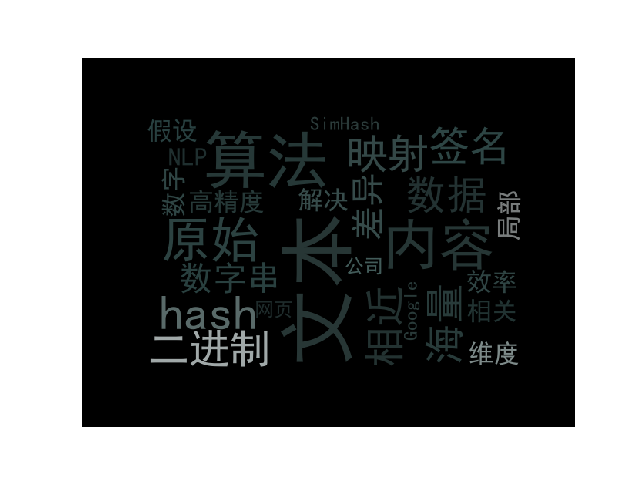

Here is the Python script that generated this plot:
#!/usr/bin/env python3
# coding: utf-8

# Author: Xining Zhao
# Date: 2020-5-21

from __future__ import (absolute_import, division, print_function,
                        unicode_literals)

import jieba.posseg as pseg
import os
import collections
import numpy as np
from string import punctuation
import re
import wordcloud # 词云展示库
from PIL import Image # 图像处理库
import matplotlib.pyplot as plt
import WordCloud.word_cloud.conf as conf
from WordCloud.word_cloud.segmentation import WordSegmentation

def get_default_wc_background():
    d = os.path.dirname(os.path.realpath(__file__))
    return os.path.join(d, 'wc.png')

def get_default_wc_save_path():
    save_path = os.path.dirname(os.path.realpath(__file__))
    return save_path

def get_default_wc_name():
    return "word_cloud.png"

def get_default_font_path():
    file_path = os.path.dirname(os.path.realpath(__file__))
    font_path = os.path.join(file_path, "SimHei.ttf")
    return font_path

class WordCloud(object):

    def __init__(self, stop_words_file = None,
                 allow_speech_tags = conf.allow_speech_tags,
                 wc_background = None,
                 font_path = None,
                 max_words = 200,
                 max_font_size = 100,
                 save_path = None,
                 wc_name = None,
                 topK = 10):
        """
        :param stop_words_file:  -- str，停用词文件路径，若不是str则使用默认停用词文件
        :param allow_speech_tags:  -- 词性列表
        :param wc_background: 词云图背景图片
        :param max_words: 最多显示词数，默认200
        :param max_font_size: 字体最大值，默认100
        :param save_path: 词云图保存地址，默认当前文件夹
        """
        self.seg = WordSegmentation(stop_words_file=stop_words_file,
                                    allow_speech_tags=allow_speech_tags)
        self.wc_background = get_default_wc_background()
        if type(wc_background) is str:
            self.wc_background = wc_background
        self.font_path = get_default_font_path()
        if type(font_path) is str:
            self.font_path = font_path
        self.max_words = max_words
        self.max_font_size = max_font_size
        self.save_path = get_default_wc_save_path()
        if type(save_path) is str:
            self.save_path = save_path
        self.wc_name = get_default_wc_name()
        if type(wc_name) is str:
            self.wc_name = wc_name + '.png'
        self.topK = topK

    def del_punctuation(self, str):
        """
        去除 英文标点符号+中文标点符号
        :param str:
        :return: str
        """
        punc = punctuation + u'.,;《》？！“”‘’@#￥%…&×（）——+【】{};；●，。&～、|\s:：\n'
        res = re.sub(r"[{}]+".format(punc), "", str)
        return res

    def tokenization(self, text):
        """
        对一篇文章分词、去停用词
        :return:
        """
        text_clean = self.del_punctuation(text)
        result = []
        words = pseg.cut(text_clean)
        stop_words = self.seg.stop_words
        for word, flag in words:
            if flag in self.seg.default_speech_tag_filter and word not in stop_words:
                result.append(word)
        return result

    def create_word_cloud(self, text):
        """

        :param word_list: 经过去除标点符号、分词、去停用词后的词列表
        :return:
        """
        word_list = self.tokenization(text)
        word_counts = collections.Counter(word_list)  # 对分词做词频统计
        word_counts_topK = word_counts.most_common(self.topK)  # 获取前K最高频的词
        # print(word_counts_topK)
        # 词频展示
        mask = np.array(Image.open(self.wc_background))  # 定义词频背景
        wc = wordcloud.WordCloud(
            font_path=self.font_path,  # 设置字体格式
            mask=mask,  # 设置背景图
            max_words=self.max_words,  # 最多显示词数
            max_font_size=self.max_font_size  # 字体最大值
        )

        wc.generate_from_frequencies(word_counts)  # 从字典生成词云
        image_colors = wordcloud.ImageColorGenerator(mask)  # 从背景图建立颜色方案
        wc.recolor(color_func=image_colors)  # 将词云颜色设置为背景图方案
        plt.imshow(wc)  # 显示词云
        plt.axis('off')  # 关闭坐标轴
        plt.savefig(os.path.join(self.save_path, self.wc_name))
        plt.show()  # 显示图像
